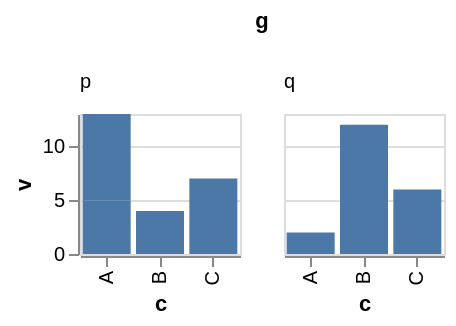

Here is the Vega-Lite specification saved for this chart:
### Vega-Lite specification from a JSON file in a GitHub repository (floating-point values rounded to 4 significant figures)
{"$schema": "https://vega.github.io/schema/vega-lite/v6.json", "padding": 5, "autosize": "pad", "data": {"name": "table", "values": [{"c": "A", "g": "p", "x": 1, "y": 2, "v": 5, "t": "2024-01-15", "o": {"v": 3}, "IMDB Rating": 6.1, "d": "x1"}, {"c": "B", "g": "q", "x": 2, "y": 4, "v": 9, "t": "2024-02-20", "o": {"v": 7}, "IMDB Rating": 7.4, "d": "x2"}, {"c": "A", "g": "q", "x": 3, "y": 3, "v": 2, "t": "2024-03-05", "o": {"v": 1}, "IMDB Rating": 5.2, "d": "x1"}, {"c": "C", "g": "p", "x": 4, "y": 6, "v": 7, "t": "2024-05-30", "o": {"v": 4}, "IMDB Rating": 8.8, "d": "x3"}, {"c": "B", "g": "p", "x": 5, "y": 5, "v": 4, "t": "2024-07-11", "o": {"v": 9}, "IMDB Rating": 6.9, "d": "x2"}, {"c": "C", "g": "q", "x": 6, "y": 8, "v": 6, "t": "2024-09-02", "o": {"v": 2}, "IMDB Rating": 7.7, "d": "x3"}, {"c": "A", "g": "p", "x": 7, "y": 7, "v": 8, "t": "2024-11-25", "o": {"v": 5}, "IMDB Rating": 4.4, "d": "x1"}, {"c": "B", "g": "q", "x": 8, "y": 9, "v": 3, "t": "2024-12-31", "o": {"v": 8}, "IMDB Rating": 9.1, "d": "x2"}]}, "mark": "bar", "width": 80, "height": 70, "encoding": {"x": {"field": "c", "type": "nominal"}, "y": {"field": "v", "type": "quantitative"}, "column": {"field": "g", "type": "nominal", "header": {"labelAnchor": "start"}}}}
